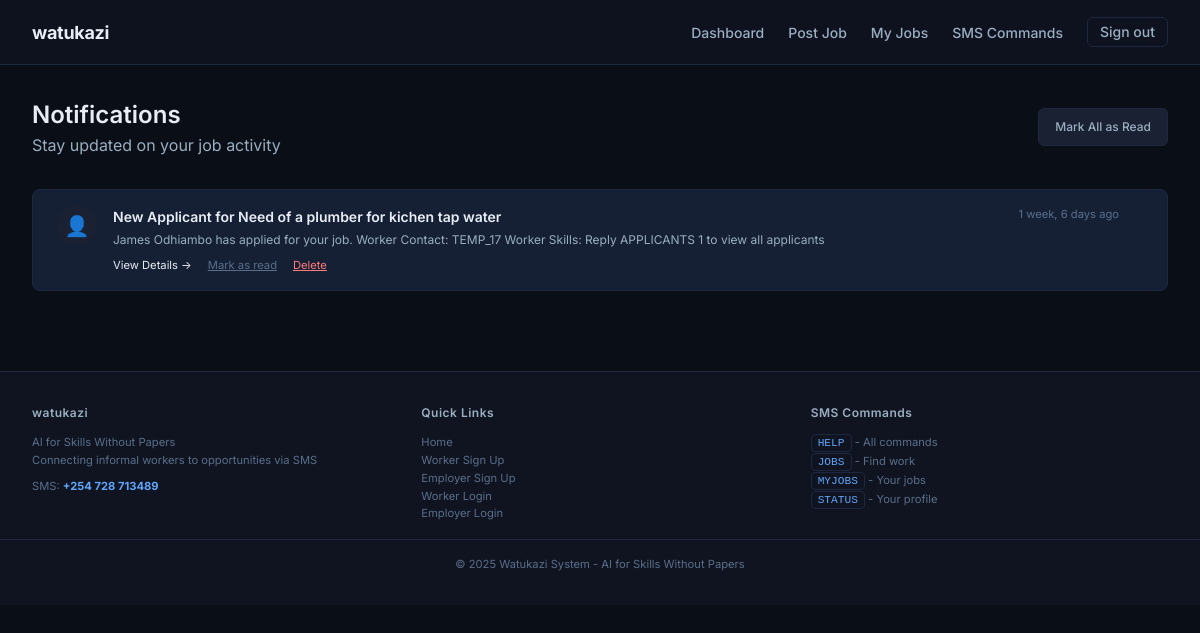
The page /notifications/ (signed in) on the database its author committed.
### notifications/models.py (models this page shows, shortened)
class Notification(models.Model):
    NOTIFICATION_TYPES = (
        ('job_match', 'New Job Match'),
        ('application_accepted', 'Application Accepted'),
        ('application_rejected', 'Application Rejected'),
        ('job_completed', 'Job Completed'),
        ('rating_received', 'Rating Received'),
        ('new_applicant', 'New Applicant'),
        ('job_posted', 'Job Posted'),
        ('job_expiring', 'Job Expiring Soon'),
        ('profile_view', 'Profile Viewed'),
        ('message', 'New Message'),
    )
    recipient = models.ForeignKey(User, on_delete=models.CASCADE, related_name='notifications')
    sender = models.ForeignKey(User, on_delete=models.CASCADE, related_name='sent_notifications', null=True, blank=True)
    notification_type = models.CharField(max_length=30, choices=NOTIFICATION_TYPES)
    title = models.CharField(max_length=200)
    message = models.TextField()
    link = models.CharField(max_length=200, blank=True)
    is_read = models.BooleanField(default=False)
    created_at = models.DateTimeField(auto_now_add=True)
    read_at = models.DateTimeField(null=True, blank=True)
    class Meta:
        ordering = ['-created_at']
        indexes = [
            models.Index(fields=['recipient', '-created_at']),
            models.Index(fields=['is_read']),
        ]
    def get_notification_icon(self):
        icons = {
            'job_match': '📋',
            'application_accepted': '✅',
            'application_rejected': '❌',
            'job_completed': '🎉',
            'rating_received': '⭐',
            'new_applicant': '👤',
            'job_posted': '📢',
            'job_expiring': '⏰',
            'profile_view': '👁️',
            'message': '💬',
        }
        return icons.get(self.notification_type, '📢')

### accounts/models.py (models this page shows, shortened)
class SMSSettings(models.Model):
    phone_number = models.CharField(max_length=15, default='0700000000', help_text="SMS number for users to text")
    is_active = models.BooleanField(default=True)
    updated_at = models.DateTimeField(auto_now=True)
    class Meta:
        verbose_name_plural = "SMS Settings"

### notifications/views.py (the view)
# urls.py: path('', views.notification_list, name='list'),
@login_required
def notification_list(request):
    notifications = Notification.objects.filter(recipient=request.user)
    if request.GET.get('mark_all'):
        notifications.filter(is_read=False).update(is_read=True)
        messages.success(request, "All notifications marked as read.")
        return redirect('notifications:list')
    paginator = Paginator(notifications, 20)
    page_number = request.GET.get('page')
    page_obj = paginator.get_page(page_number)
    unread_count = notifications.filter(is_read=False).count()
    context = {
        'notifications': page_obj,
        'unread_count': unread_count,
        'total_count': notifications.count(),
    }
    return render(request, 'notifications/list.html', context)

### accounts/context_processors.py (called while the page is built)
def sms_settings(request):
    try:
        sms = SMSSettings.objects.first()
        sms_number = sms.phone_number if sms else '0700000000'
    except:
        sms_number = '0700000000'
    return {
        'sms_number': sms_number,
    }

### notifications/context_processors.py (called while the page is built)
def notifications_context(request):
    if request.user.is_authenticated:
        unread_count = Notification.objects.filter(
            recipient=request.user,
            is_read=False
        ).count()
        recent_notifications = Notification.objects.filter(
            recipient=request.user
        )[:5]
        return {
            'unread_notifications_count': unread_count,
            'recent_notifications': recent_notifications,
        }
    return {
        'unread_notifications_count': 0,
        'recent_notifications': [],
    }

### templates/notifications/list.html (shortened to what this page needs)
{% extends "base.html" %}
{% block content %}
<div class="container">
    <div style="margin-bottom: 2rem; display: flex; justify-content: space-between; align-items: center; flex-wrap: wrap; gap: 1rem;">
        <div>
            <h1 style="font-size: 1.5rem; font-weight: 600; color: var(--blue-light);">Notifications</h1>
            <p style="color: var(--text-secondary);">Stay updated on your job activity</p>
        </div>
        <div style="display: flex; gap: 0.5rem;">
            {% if unread_count > 0 %}
                <a href="{% url 'notifications:mark_all_read' %}" class="btn btn-secondary" style="font-size: 0.75rem;">Mark All as Read</a>
            {% endif %}
        </div>
    </div>
    <div class="card">
        <div class="card-body" style="padding: 0;">
            {% if notifications %}
                {% for notification in notifications %}
                    <div class="notification-item {% if not notification.is_read %}notification-unread{% endif %}"
                         style="display: flex; align-items: flex-start; gap: 1rem; padding: 1rem 1.5rem; border-bottom: 1px solid var(--border-light); {% if not notification.is_read %}background: rgba(42, 110, 255, 0.05);{% endif %}">
                        <div style="flex-shrink: 0;">
                            <div style="width: 40px; height: 40px; background: var(--bg-tertiary); border-radius: 50%; display: flex; align-items: center; justify-content: center; font-size: 1.25rem;">
                                {{ notification.get_notification_icon }}
                            </div>
                        </div>
                        <div style="flex: 1;">
                            <div style="display: flex; justify-content: space-between; align-items: flex-start; flex-wrap: wrap; gap: 0.5rem;">
                                <h4 style="font-size: 0.875rem; font-weight: 600; margin-bottom: 0.25rem;">{{ notification.title }}</h4>
                                <span style="font-size: 0.7rem; color: var(--text-muted);">{{ notification.created_at|timesince }} ago</span>
                            </div>
                            <p style="font-size: 0.75rem; color: var(--text-secondary); margin-bottom: 0.5rem; white-space: pre-line;">{{ notification.message|truncatewords:30 }}</p>
                            <div style="display: flex; gap: 1rem; align-items: center;">
                                {% if notification.link %}
                                    <a href="{% url 'notifications:detail' notification.id %}" style="font-size: 0.7rem; color: var(--blue-primary); text-decoration: none;">View Details →</a>
                                {% endif %}
                                {% if not notification.is_read %}
                                    <a href="{% url 'notifications:mark_read' notification.id %}" style="font-size: 0.7rem; color: var(--text-muted);">Mark as read</a>
                                {% endif %}
                                <a href="{% url 'notifications:delete' notification.id %}" style="font-size: 0.7rem; color: #ff7a7a;" onclick="return confirm('Delete this notification?')">Delete</a>
                            </div>
                        </div>
                        {% if not notification.is_read %}
                            <div style="width: 8px; height: 8px; background: var(--blue-primary); border-radius: 50%; margin-top: 0.5rem;"></div>
                        {% endif %}
                    </div>
                {% endfor %}
            {% endif %}
        </div>
    </div>
</div>
{% endblock %}

### templates/base.html (shortened to what this page needs)
<!DOCTYPE html>
<html lang="en">
<head>
</head>
<body>
    <header class="header">
        <div class="header-container">
            <a href="/" class="logo">watukazi</a>
            <nav class="nav">
                {% if user.is_authenticated %}
                    {% if user.profile.user_type == 'worker' %}
                        <a href="{% url 'workers:dashboard' %}" class="nav-link">Dashboard</a>
                        <a href="{% url 'workers:manage_skills' %}" class="nav-link">Skills</a>
                        <a href="{% url 'jobs:search_jobs' %}" class="nav-link">Find Jobs</a>
                    {% elif user.profile.user_type == 'employer' %}
                        <a href="{% url 'employers:dashboard' %}" class="nav-link">Dashboard</a>
                        <a href="{% url 'jobs:create_job' %}" class="nav-link">Post Job</a>
                        <a href="{% url 'jobs:my_jobs' %}" class="nav-link">My Jobs</a>
                    {% endif %}
                    <div class="dropdown" id="smsDropdown">
                        <a href="#" class="nav-link" onclick="toggleDropdown(event)">SMS Commands</a>
                    </div>
                    <a href="{% url 'account_logout' %}" class="btn btn-outline" style="padding: 0.25rem 0.75rem;">Sign out</a>
                {% else %}
                    <div class="nav" style="gap: 0.75rem;">
                        <a href="{% url 'accounts:worker_login' %}" class="nav-link">Worker</a>
                        <a href="{% url 'accounts:employer_login' %}" class="nav-link">Employer</a>
                        <a href="{% url 'accounts:worker_signup' %}" class="btn btn-primary">Sign up</a>
                    </div>
                {% endif %}
            </nav>
        </div>
    </header>
    <main>
        {% block content %}{% endblock %}
    </main>
    <footer class="footer">
        <div class="footer-content">
            <div class="footer-section">
                <h4>watukazi</h4>
                <p>AI for Skills Without Papers<br>Connecting informal workers to opportunities via SMS</p>
                <p style="margin-top: 0.5rem;">SMS: <strong style="color: var(--accent-blue-light);">{{ sms_number }}</strong></p>
            </div>
            <div class="footer-section">
                <h4>Quick Links</h4>
                <p><a href="/">Home</a></p>
                <p><a href="{% url 'accounts:worker_signup' %}">Worker Sign Up</a></p>
                <p><a href="{% url 'accounts:employer_signup' %}">Employer Sign Up</a></p>
                <p><a href="{% url 'accounts:worker_login' %}">Worker Login</a></p>
                <p><a href="{% url 'accounts:employer_login' %}">Employer Login</a></p>
            </div>
            <div class="footer-section">
                <h4>SMS Commands</h4>
                <p><code class="code">HELP</code> - All commands</p>
                <p><code class="code">JOBS</code> - Find work</p>
                <p><code class="code">MYJOBS</code> - Your jobs</p>
                <p><code class="code">STATUS</code> - Your profile</p>
            </div>
        </div>
        <div class="divider" style="max-width: 1400px; margin: 1rem auto 0;"></div>
        <div style="text-align: center; margin-top: 1rem;">
            <p style="font-size: 0.7rem; color: var(--text-muted);">&copy; 2025 Watukazi System - AI for Skills Without Papers</p>
        </div>
    </footer>
</body>
</html>

### templates/base.html (style rules this page uses)
:root { --bg-deep: #0a0e17; --bg-primary: #0f1420; --bg-secondary: #151b2a; --bg-tertiary: #1a2133; --border-subtle: #1e2740; --border-medium: #2a3450; --text-primary: #e8edf5; --text-secondary: #9aaec0; --text-muted: #5a6e8a; --accent-blue: #3b82f6; --accent-blue-dark: #2563eb; --accent-blue-light: #60a5fa; --accent-green: #10b981; --accent-yellow: #f59e0b; --accent-red: #ef4444; --glass-bg: rgba(21, 27, 42, 0.95); --glass-border: rgba(59, 130, 246, 0.15); }
* { margin: 0; padding: 0; box-sizing: border-box; }
body { font-family: 'Inter', -apple-system, BlinkMacSystemFont, 'Segoe UI', sans-serif; background: var(--bg-deep); color: var(--text-primary); line-height: 1.5; min-height: 100vh; }
.header { background: rgba(15, 20, 32, 0.95); backdrop-filter: blur(12px); border-bottom: 1px solid var(--border-subtle); position: sticky; top: 0; z-index: 100; }
.header-container { max-width: 1400px; margin: 0 auto; padding: 0 2rem; display: flex; justify-content: space-between; align-items: center; height: 64px; }
.logo { font-size: 1.125rem; font-weight: 700; color: var(--text-primary); text-decoration: none; letter-spacing: -0.3px; }
.nav { display: flex; gap: 1.5rem; align-items: center; }
.nav-link { color: var(--text-secondary); text-decoration: none; font-size: 0.875rem; font-weight: 500; transition: color 0.2s ease; }
.dropdown { position: relative; }
.btn { display: inline-block; padding: 0.5rem 1rem; font-size: 0.875rem; font-weight: 500; line-height: 1.25rem; border-radius: 6px; text-decoration: none; cursor: pointer; transition: all 0.2s ease; border: none; font-family: inherit; }
.btn-secondary { background: var(--bg-tertiary); color: var(--text-secondary); border: 1px solid var(--border-subtle); }
.btn-outline { background: transparent; color: var(--text-secondary); border: 1px solid var(--border-subtle); }
.container { max-width: 1400px; margin: 0 auto; padding: 2rem; }
.card { background: var(--bg-secondary); border: 1px solid var(--border-subtle); border-radius: 8px; overflow: hidden; }
.card-body { padding: 1rem; }
.code { background: var(--bg-primary); padding: 0.125rem 0.375rem; border-radius: 4px; font-family: 'SF Mono', Monaco, monospace; font-size: 0.7rem; color: var(--accent-blue-light); border: 1px solid var(--border-subtle); }
.footer { background: var(--bg-primary); border-top: 1px solid var(--border-subtle); padding: 2rem 0; margin-top: 3rem; }
.footer-content { max-width: 1400px; margin: 0 auto; padding: 0 2rem; display: grid; grid-template-columns: repeat(3, 1fr); gap: 2rem; }
.footer-section h4 { font-size: 0.75rem; font-weight: 600; margin-bottom: 0.75rem; color: var(--text-secondary); letter-spacing: 0.5px; }
.footer-section p { font-size: 0.7rem; color: var(--text-muted); line-height: 1.6; }
.footer-section a { color: var(--text-muted); text-decoration: none; }
.divider { height: 1px; background: var(--border-subtle); margin: 1rem 0; }

### rows shown on the page
Notification: get_notification_icon "👤", title "New Applicant for Need of a plumber for kichen tap water", created_at "1 week, 6 days", message "James Odhiambo has applied for your job. Worker Contact: TEMP_17 Worker Skills: Reply APPLICANTS 1 to view all applicants", link "View Details →", is_read "Mark as read"
SMSSettings: phone_number "+254 728 713489"
